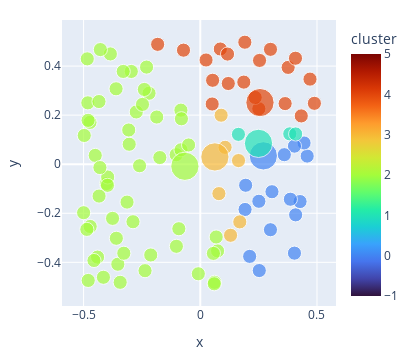

The cell this chart's notebook holds for it:
### Markdown cell above
That's our starting points.  Then what we'll do is, we'll color each point according to which centroid it's closest to. 

:::{.callout-warning}
Yes, this can be *very slow* for lots of points in many dimensions. There is a whole field of study of how to speed up "nearest neighbors" types of algorithms.  We're going to keep it simple for this demo. Further down,
the library we'll use will actually do an "approximate k-Means" for speed. 
:::

### Code cell
#| code-fold: true
#| code-summary: "Show the code"
#| label: fig-kmeans-first
#| fig-cap: "First step in k-Means: Assign 'membership' of datapoints to different clusters based on which centroids (large dots) are nearest. Note that the 'centroids' in this graph aren't true centroids yet. We'll fix them in the next step after this."

def distance(p1, p2):
    "euclidean distance squared. we don't need the square root b/c we're only interested in ordering by distance"
    return np.sum((p1-p2)**2, axis=1)

def calc_cluster_membership(data, centroids):
    npoints = data.shape[0]
    min_ds = 9999*np.ones(npoints)
    cluster_memb = np.zeros(npoints, dtype=int)-1
    for i, c in enumerate(centroids): # compute distances for all points
        ds = distance(data, c)
        inds = np.argwhere(ds < min_ds)
        if inds.size > 0: 
            min_ds[inds] = ds[inds]
            cluster_memb[inds] = i
    assert len(cluster_memb)==npoints # we're not including the centroids themselves here
    return cluster_memb

cluster_memb = calc_cluster_membership(datak, centroids)
plot_kmeans(datak, centroids, cluster_memb=cluster_memb)

### Figure 1 — Plotly figure (JSON) as saved in the notebook; plotly's stock layout.template omitted (floating-point values rounded to 4 significant figures)
{"data": [{"hovertemplate": "x=%{x}<br>y=%{y}<br>sizes=%{marker.size}<br>cluster=%{marker.color}<extra></extra>", "legendgroup": "", "marker": {"color": [2, 2, 2, 2, 2, 2, 2, 2, 2, 2, 4, 2, 4, 2, 2, 2, 0, 0, 4, 2, 4, 2, 2, 0, 2, 2, 2, 2, 2, 3, 2, 0, 2, 3, 0, 0, 2, 2, 0, 4, 1, 0, 2, 4, 1, 2, 2, 2, 0, 2, 2, 0, 1, 2, 4, 2, 4, 2, 4, 0, 2, 2, 0, 4, 2, 4, 2, 0, 0, 4, 2, 2, 2, 2, 2, 2, 2, 2, 2, 4, 2, 4, 2, 2, 3, 4, 3, 4, 3, 2, 3, 0, 2, 2, 4, 2, 4, 4, 2, 4, 0, 1, 2, 3, 4], "coloraxis": "coloraxis", "size": [1, 1, 1, 1, 1, 1, 1, 1, 1, 1, 1, 1, 1, 1, 1, 1, 1, 1, 1, 1, 1, 1, 1, 1, 1, 1, 1, 1, 1, 1, 1, 1, 1, 1, 1, 1, 1, 1, 1, 1, 1, 1, 1, 1, 1, 1, 1, 1, 1, 1, 1, 1, 1, 1, 1, 1, 1, 1, 1, 1, 1, 1, 1, 1, 1, 1, 1, 1, 1, 1, 1, 1, 1, 1, 1, 1, 1, 1, 1, 1, 1, 1, 1, 1, 1, 1, 1, 1, 1, 1, 1, 1, 1, 1, 1, 1, 1, 1, 1, 1, 4, 4, 4, 4, 4], "sizemode": "area", "sizeref": 0.01, "symbol": "circle"}, "mode": "markers", "name": "", "orientation": "v", "showlegend": false, "type": "scatter", "x": [-0.08298, -0.4999, -0.3532, -0.3137, -0.1032, -0.08081, -0.2955, -0.4726, -0.0827, -0.3596, 0.3007, -0.1866, 0.3764, -0.415, -0.3302, -0.4017, 0.4579, 0.1919, 0.1865, -0.4817, 0.4889, -0.2196, -0.3968, 0.4086, -0.2122, -0.4806, -0.2884, -0.008427, 0.07412, 0.08931, -0.3977, 0.1944, -0.45, 0.1638, 0.4446, 0.4034, -0.3607, -0.1023, 0.4275, 0.2508, 0.3833, 0.2509, -0.2301, -0.07191, 0.1634, -0.3853, -0.05009, -0.09186, 0.4034, -0.4971, -0.1734, 0.3859, 0.4085, -0.4842, 0.1909, -0.3277, 0.4326, -0.434, 0.2539, 0.2115, -0.4801, -0.4717, 0.36, 0.05282, -0.3758, 0.08576, 0.06103, 0.3006, 0.3071, 0.3635, 0.05624, -0.4401, -0.4554, -0.2743, 0.05972, -0.428, 0.0681, -0.2477, -0.3046, 0.47, -0.2602, 0.12, -0.3432, -0.43, 0.1063, -0.1826, 0.07975, 0.05095, 0.1692, -0.4337, 0.1297, 0.2528, -0.2397, -0.3066, 0.02467, -0.2367, 0.2351, 0.4078, -0.486, 0.1168, 0.2701, 0.2494, -0.066, 0.06259, 0.2557], "xaxis": "x", "y": [0.2203, -0.1977, -0.4077, -0.1544, 0.03882, 0.1852, 0.3781, 0.1705, 0.05869, -0.3019, 0.4683, 0.1923, 0.3946, -0.4609, 0.3781, -0.07889, 0.03317, -0.1845, 0.3346, 0.2501, 0.2482, 0.2893, -0.05211, -0.2064, -0.37, 0.1788, -0.2345, -0.4466, -0.3533, 0.1998, -0.08594, -0.08582, 0.0359, 0.01489, 0.08656, -0.3625, 0.3074, -0.3346, -0.1522, 0.226, 0.1237, -0.1511, 0.3959, 0.4648, 0.1217, 0.4495, 0.07839, -0.263, 0.07368, 0.1171, 0.02706, -0.1427, 0.1234, 0.4294, 0.4973, -0.3629, 0.1968, 0.2555, 0.423, -0.3757, -0.4738, -0.2538, 0.03883, 0.342, -0.2208, 0.4696, -0.4814, -0.267, -0.1121, 0.2471, -0.3635, -0.3787, -0.3925, 0.213, -0.4874, 0.4673, -0.2967, 0.2438, 0.08136, 0.3468, -0.00623, 0.329, -0.4814, -0.01365, 0.06885, 0.4886, -0.1199, 0.2453, -0.2351, -0.1299, -0.2898, -0.4335, 0.3048, 0.1395, 0.4248, -0.434, 0.2722, 0.432, -0.2656, 0.449, 0.03399, 0.08494, -0.008406, 0.02973, 0.2512], "yaxis": "y"}], "layout": {"coloraxis": {"cmax": 5, "cmin": -1, "colorbar": {"title": {"text": "cluster"}}, "colorscale": [[0, "#30123b"], [0.07143, "#4145ab"], [0.1429, "#4675ed"], [0.2143, "#39a2fc"], [0.2857, "#1bcfd4"], [0.3571, "#24eca6"], [0.4286, "#61fc6c"], [0.5, "#a4fc3b"], [0.5714, "#d1e834"], [0.6429, "#f3c63a"], [0.7143, "#fe9b2d"], [0.7857, "#f36315"], [0.8571, "#d93806"], [0.9286, "#b11901"], [1, "#7a0402"]]}, "height": 360, "legend": {"itemsizing": "constant", "tracegroupgap": 0}, "margin": {"b": 20, "l": 20, "r": 20, "t": 20}, "width": 420, "xaxis": {"anchor": "y", "autorange": true, "domain": [0, 1], "range": [-0.5934, 0.5823], "title": {"text": "x"}, "type": "linear"}, "yaxis": {"anchor": "x", "autorange": true, "domain": [0, 1], "range": [-0.5778, 0.5877], "title": {"text": "y"}, "type": "linear"}}}
